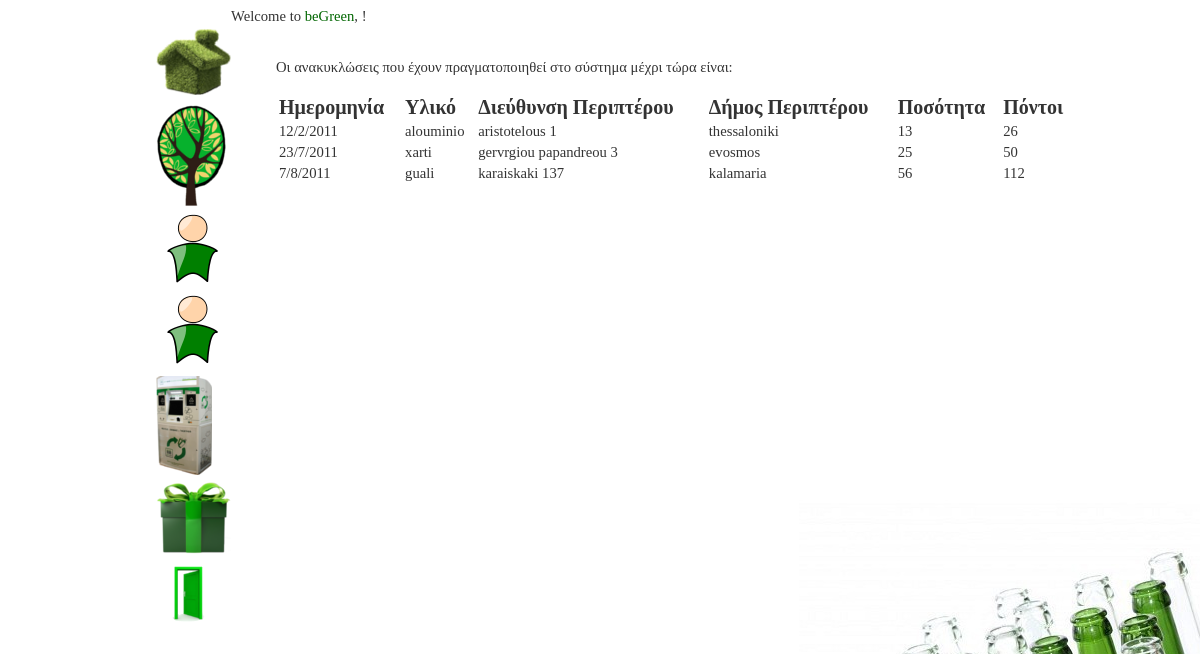
Screenshot of /worker/recycling.php with the database file from the repository.
### tables this page shows
CREATE TABLE IF NOT EXISTS `recycler_kiosk_material` (
  `RKMID` int(11) NOT NULL AUTO_INCREMENT,
  `cardID` int(11) NOT NULL,
  `kioskID` int(11) NOT NULL,
  `materialID` int(11) NOT NULL,
  `quantity` float NOT NULL,
  `date_of_recycling` text NOT NULL,
  PRIMARY KEY (`RKMID`)
);

CREATE TABLE IF NOT EXISTS `material` (
  `materialID` int(11) NOT NULL AUTO_INCREMENT,
  `name` text NOT NULL,
  PRIMARY KEY (`materialID`)
);

CREATE TABLE IF NOT EXISTS `kiosk` (
  `kioskID` int(11) NOT NULL AUTO_INCREMENT,
  `address` text NOT NULL,
  `municipality` int(11) NOT NULL,
  PRIMARY KEY (`kioskID`)
);

CREATE TABLE IF NOT EXISTS `municipality` (
  `municipalityID` int(11) NOT NULL AUTO_INCREMENT,
  `name` text NOT NULL,
  PRIMARY KEY (`municipalityID`)
);

### worker/recycling.php (the view)
<?php
    include "header.php";
	echo "Welcome to <span id=\"bgreen\">beGreen</span>, ".htmlspecialchars($_SESSION['name'])."!";
	$sql = "SELECT *
			FROM Recycler_Kiosk_Material";
	$result = mysql_query($sql);
	?><div id="stoixeia"><?php
	echo "<br/><br/>Οι ανακυκλώσεις που έχουν πραγματοποιηθεί στο σύστημα μέχρι τώρα είναι:</br></br>";
	?>
		</div>
	<table id="recyclings">
	<tr id="first_row">
	<td>Ημερομηνία</td>
	<td>Υλικό</td>
	<td>Διεύθυνση Περιπτέρου</td>
	<td>Δήμος Περιπτέρου</td>
	<td>Ποσότητα</td>
	<td>Πόντοι</td>
	</tr>
	 <?php
		while ($row = mysql_fetch_assoc($result)) {
		$materialid=$row['materialID'];
		$quantity=$row['quantity'];
		$kioskid=$row['kioskID'];
		$date_of_recycling=$row['date_of_recycling'];
		$sql1 = "SELECT name
				FROM Material WHERE materialID=$materialid";
		$result1 = mysql_query($sql1);
		$row1=mysql_fetch_assoc($result1);
		$material=$row1['name'];
		$points=2*$quantity;
		$sql2 = "SELECT address, municipality
				FROM Kiosk WHERE kioskID=$kioskid";
		$result2 = mysql_query($sql2);
		$row2=mysql_fetch_assoc($result2);
		$address=$row2['address'];
		$municipalityid=$row2['municipality'];
	$sql3 = "SELECT name
			FROM municipality WHERE municipalityID=$municipalityid";
	$result3 = mysql_query($sql3);
	$row3= mysql_fetch_array($result3);
	$municipality=$row3['name'];?>
	<tr>
	<td><?php echo $date_of_recycling; ?></td>
	<td><?php echo $material; ?></td>
	<td><?php echo $address; ?></td>
	<td><?php echo $municipality; ?></td>
	<td><?php echo $quantity; ?></td>
	<td><?php echo $points; ?></td>
	</tr>
<?php } ?>
	</table>
<?php
    include "footer.php";
?>

### worker/styledb.css (style rules this page uses)
body { font-family: Candara, Calibri; color: #333; font-size:11pt; background-image:url('eikones/bottles.jpg'); background-repeat:no-repeat; background-attachment:fixed; background-position:right bottom; }
span#bgreen { font-family: Berlin Sans FB Demi, Calibri; color: #006600; }
table#recyclings { margin-left:120px; width:800px; }
tr#first_row { font-weight:bold; font-size:20px; }
div#stoixeia { margin-left:120px; }

### rows the page displays
recycler_kiosk_material: date_of_recycling "12/2/2011", materialID.name "alouminio", kioskID.address "aristotelous 1", municipality.name "thessaloniki", quantity "13", quantity "26"
recycler_kiosk_material: date_of_recycling "23/7/2011", materialID.name "xarti", kioskID.address "gervrgiou papandreou 3", municipality.name "evosmos", quantity "25", quantity "50"
recycler_kiosk_material: date_of_recycling "7/8/2011", materialID.name "guali", kioskID.address "karaiskaki 137", municipality.name "kalamaria", quantity "56", quantity "112"
